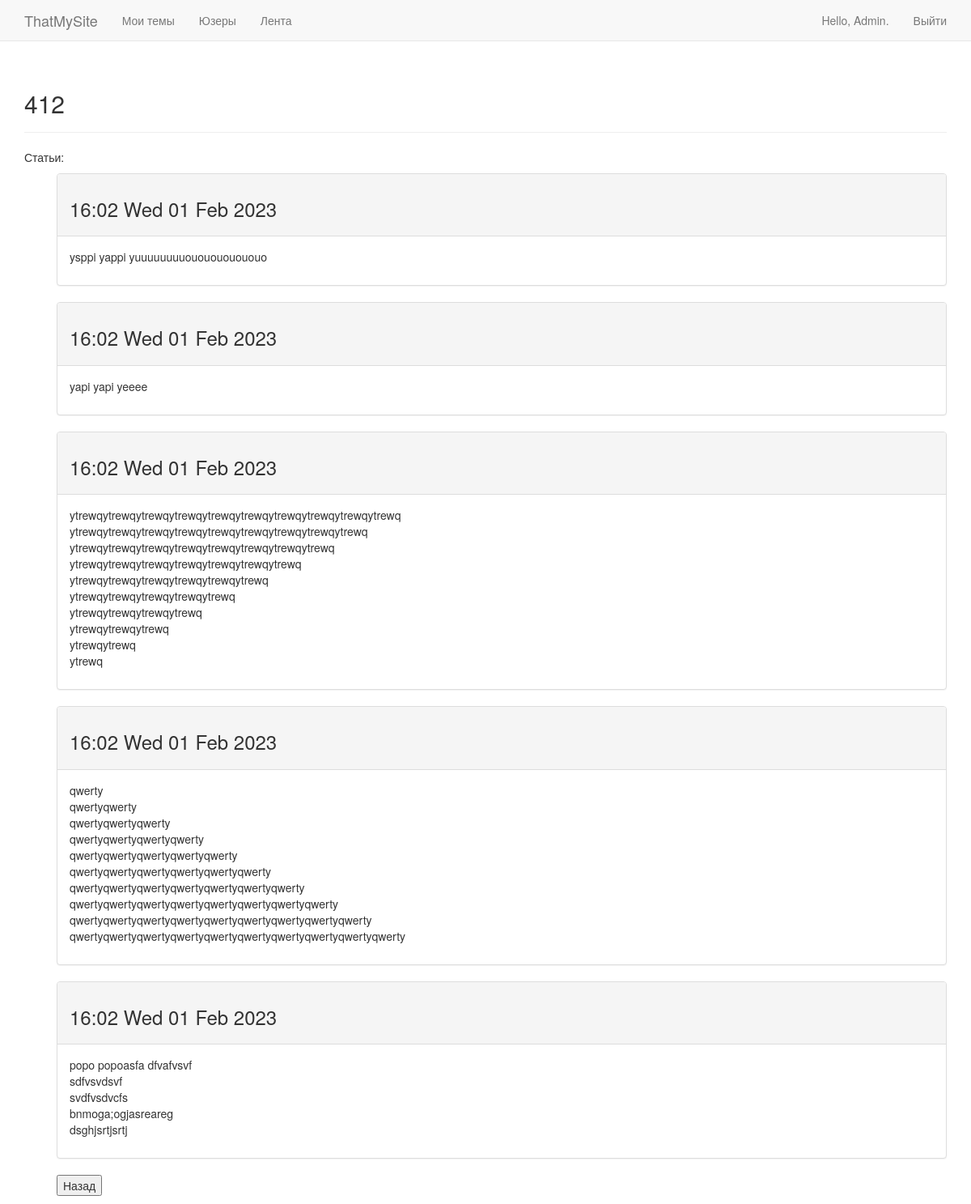
The app's page /polls/topic/7 (signed in) with its own data.
### polls/models.py (models this page shows, shortened)
class Topic(models.Model):
    text = models.CharField(max_length=200)
    pub_date = models.DateTimeField('pub_date', auto_now_add=True)
    owner = models.ForeignKey(User, on_delete=models.CASCADE)
    def __str__(self):
        return self.text

class Entry(models.Model):
    topic = models.ForeignKey('Topic', on_delete=models.CASCADE)
    text = models.TextField()
    pub_date = models.DateTimeField('pub_date', auto_now_add=True)
    is_read = models.BooleanField(default=False)
    class Meta:
        verbose_name_plural = 'entries'

### polls/views.py (the view)
# urls.py: re_path(r'^topic/(?P<topic_id>\d+)$', views.topic, name='topic'),
@login_required
def topic(request, topic_id):
    topic = Topic.objects.get(id=topic_id)
    entries = topic.entry_set.order_by('-pub_date')
    context = {'topic': topic, 'entries': entries}
    return render(request, 'polls/topic.html', context)

### templates/polls/topic.html (shortened to what this page needs)
{% extends 'polls/base.html' %}
{% block header %}
    <h2>{{ topic }}</h2>
{% endblock header %}
{% block content %}
    <p>Статьи:</p>
    <ul>
        {% for entry in entries %}
            <div class="panel panel-default">
                <div class="panel-heading">
                    <h3>
                        {{ entry.pub_date | date:"H:m D d M Y" }}
                    </h3>
                </div>
                <div class="panel-body">
                    {{ entry.text | linebreaks }}
                </div>
            </div>
        {% empty %}
          Но энтри
        {% endfor %}
        {% if topic.owner != request.user %}
            <button type="button" name="submit" onclick="location.href='{% url 'polls:userstops' topic.owner.id %}'">Назад</button>
        {% elif topic.owner == request.user %}
            <button type="button" name="submit" onclick="location.href='{% url 'polls:topics' %}'">Назад</button>
        {% endif %}
    </ul>
{% endblock content %}

### templates/polls/base.html (shortened to what this page needs)
{% load bootstrap3 %}
<!DOCTYPE html>
<html lang="en-ru">
<head>
    {% bootstrap_css %}
</head>
<body>
    <nav class="navbar navbar-default navbar-static-top">
    <div class="container">
        <div class="navbar-header">
        <a class="navbar-brand" href="{% url 'polls:ind' %}">ThatMySite</a>
        </div>
        <div id="navbar" class="navbar-collapse collapse">
	        <ul class="nav navbar-nav">
	            <li><a href="{% url 'polls:topics' %}">Мои темы</a></li>
            </ul>
            <ul class="nav navbar-nav">
                <li><a href="{% url 'polls:uss' %}">Юзеры</a></li>
            </ul>
            <ul class="nav navbar-nav">
                <li><a href="{% url 'polls:lenta' %}">Лента</a></li>
            </ul>
	        <ul class="nav navbar-nav navbar-right">
                {% if user.is_authenticated %}
                    <li><a>Hello, {{ user.username }}.</a></li>
                    <li><a href="{% url 'users:logout' %}">Выйти</a></li>
                {% else %}
                    <li><a href="{% url 'users:register' %}">Регистрация</a></li>
                    <li><a href="{% url 'users:login' %}">Войти</a></li>
                {% endif %}
	        </ul>
        </div>
    </div>
    </nav>
    <div class="container">
        <div class="page-header">
            {% block header %}{% endblock header %}
        </div>
        <div>
            {% block content %}{% endblock content %}
        </div>
    </div>
</body>
</html>

### records on screen
Topic: text "412"
Entry: pub_date "16:02 Wed 01 Feb 2023", text "ysppi yappi yuuuuuuuuououououououo"
Entry: pub_date "16:02 Wed 01 Feb 2023", text "yapi yapi yeeee"
Entry: pub_date "16:02 Wed 01 Feb 2023", text "ytrewqytrewqytrewqytrewqytrewqytrewqytrewqytrewqytrewqytrewq ytrewqytrewqytrewqytrewqytrewqytrewqytrewqytrewqytrewq ytrewqytrewqytrewqytrewqytrewqytrewqytrewqytrewq ytrewqytrewqytrewqytrewqytrewqytrewqytrewq ytrewqytrewqytrewqytrewqytrewqytrewq ytrewqytrewqytrewqytrewqytrewq ytrewqytrewqytrewqytrewq ytrewqytrewqytrewq ytrewqytrewq ytrewq"
Entry: pub_date "16:02 Wed 01 Feb 2023", text "qwerty qwertyqwerty qwertyqwertyqwerty qwertyqwertyqwertyqwerty qwertyqwertyqwertyqwertyqwerty qwertyqwertyqwertyqwertyqwertyqwerty qwertyqwertyqwertyqwertyqwertyqwertyqwerty qwertyqwertyqwertyqwertyqwertyqwertyqwertyqwerty qwertyqwertyqwertyqwertyqwertyqwertyqwertyqwertyqwerty qwertyqwertyqwertyqwertyqwertyqwertyqwertyqwertyqwertyqwerty"
Entry: pub_date "16:02 Wed 01 Feb 2023", text "popo popoasfa dfvafvsvf sdfvsvdsvf svdfvsdvcfs bnmoga;ogjasreareg dsghjsrtjsrtj"

### other values on screen
{{ user.username }} "Admin"
